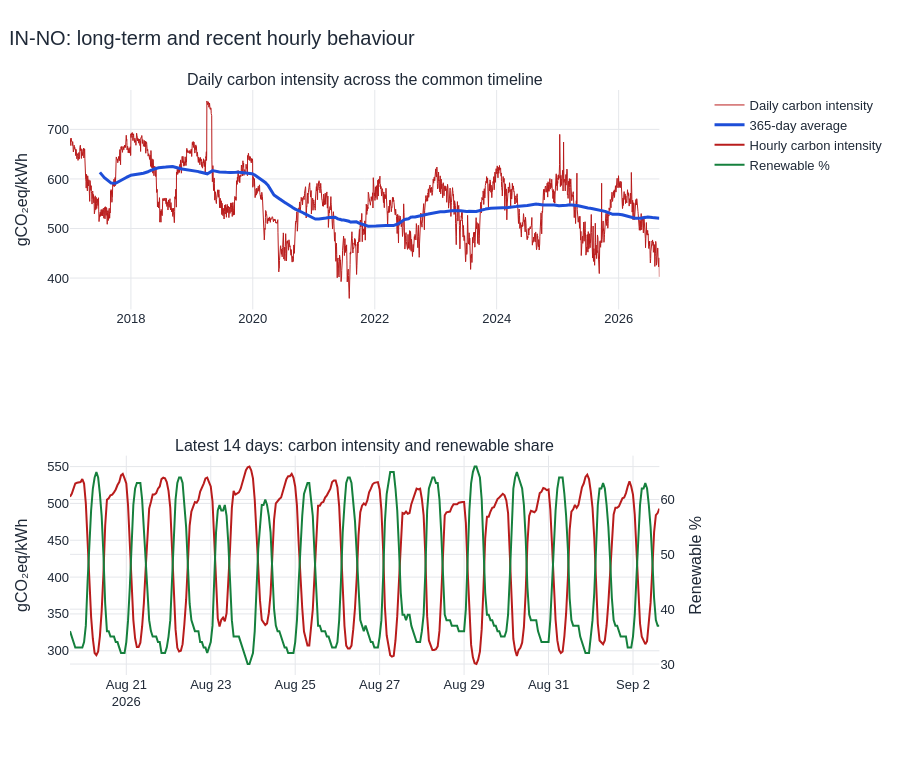

Source (notebook cell):
### Markdown cell above
## 4. Time-series visualization

*See the long-term movement and a recent hourly close-up*

The first panel uses daily averages so nearly ten years remain readable. The second panel keeps hourly detail for the latest two weeks. Drag to zoom, hover for values, or use the range slider.

### Code cell
daily = data.resample("D").mean()
recent = data.iloc[-14 * 24:]
fig = make_subplots(rows=2, cols=1, shared_xaxes=False,
                    subplot_titles=("Daily carbon intensity across the common timeline",
                                    "Latest 14 days: carbon intensity and renewable share"),
                    specs=[[{}], [{"secondary_y": True}]])
fig.add_trace(go.Scatter(x=daily.index, y=daily["carbon"], name="Daily carbon intensity",
                         line=dict(color=COLORS["carbon"], width=1)), row=1, col=1)
fig.add_trace(go.Scatter(x=daily.index, y=daily["carbon"].rolling(365, min_periods=180).mean(),
                         name="365-day average", line=dict(color=COLORS["trend"], width=3)), row=1, col=1)
fig.add_trace(go.Scatter(x=recent.index, y=recent["carbon"], name="Hourly carbon intensity",
                         line=dict(color=COLORS["carbon"])), row=2, col=1, secondary_y=False)
fig.add_trace(go.Scatter(x=recent.index, y=recent["renewable_pct"], name="Renewable %",
                         line=dict(color=COLORS["renewable"])), row=2, col=1, secondary_y=True)
fig.update_yaxes(title_text="gCO₂eq/kWh", row=1, col=1)
fig.update_yaxes(title_text="gCO₂eq/kWh", row=2, col=1, secondary_y=False)
fig.update_yaxes(title_text="Renewable %", row=2, col=1, secondary_y=True)
fig.update_layout(height=760, title=f"{REGION}: long-term and recent hourly behaviour", hovermode="x unified")
show_chart(fig)

start_level = daily["carbon"].iloc[:365].mean()
end_level = daily["carbon"].iloc[-365:].mean()
display(Markdown(
    f"The first-year daily average is about **{start_level:.1f}**, while the latest-year average is "
    f"about **{end_level:.1f} gCO₂eq/kWh**. The close-up shows a repeated daily shape and an opposite movement between "
    "renewable share and carbon intensity."
))

### Figure 1 — Plotly figure (JSON) as saved in the notebook; plotly's stock layout.template omitted (floating-point values rounded to 4 significant figures; data arrays with more than 128 entries replaced by an {"elided": "..."} marker saying what was removed)
{"data": [{"line": {"color": "#b91c1c", "width": 1}, "name": "Daily carbon intensity", "type": "scatter", "x": {"elided": "3532 str values"}, "xaxis": "x", "y": {"elided": "3532 float values"}, "yaxis": "y"}, {"line": {"color": "#1d4ed8", "width": 3}, "name": "365-day average", "type": "scatter", "x": {"elided": "3532 str values"}, "xaxis": "x", "y": {"elided": "3532 float values"}, "yaxis": "y"}, {"line": {"color": "#b91c1c"}, "name": "Hourly carbon intensity", "type": "scatter", "x": {"elided": "336 str values"}, "xaxis": "x2", "y": {"elided": "336 float values"}, "yaxis": "y2"}, {"line": {"color": "#15803d"}, "name": "Renewable %", "type": "scatter", "x": {"elided": "336 str values"}, "xaxis": "x2", "y": {"elided": "336 float values"}, "yaxis": "y3"}], "layout": {"annotations": [{"font": {"size": 16}, "showarrow": false, "text": "Daily carbon intensity across the common timeline", "x": 0.47, "xanchor": "center", "xref": "paper", "y": 1.0, "yanchor": "bottom", "yref": "paper"}, {"font": {"size": 16}, "showarrow": false, "text": "Latest 14 days: carbon intensity and renewable share", "x": 0.47, "xanchor": "center", "xref": "paper", "y": 0.375, "yanchor": "bottom", "yref": "paper"}], "autosize": true, "font": {"color": "#1f2937", "family": "Arial, sans-serif", "size": 13}, "height": 760, "hoverlabel": {"font": {"size": 13}}, "hovermode": "x unified", "margin": {"b": 85, "l": 70, "r": 45, "t": 90}, "title": {"font": {"size": 20}, "text": "IN-NO: long-term and recent hourly behaviour", "x": 0.01, "xanchor": "left"}, "xaxis": {"anchor": "y", "automargin": true, "domain": [0.0, 0.94], "gridcolor": "#e5e7eb", "showgrid": true}, "xaxis2": {"anchor": "y2", "automargin": true, "domain": [0.0, 0.94], "gridcolor": "#e5e7eb", "showgrid": true}, "yaxis": {"anchor": "x", "automargin": true, "domain": [0.625, 1.0], "gridcolor": "#e5e7eb", "showgrid": true, "title": {"text": "gCO₂eq/kWh"}, "zeroline": false}, "yaxis2": {"anchor": "x2", "automargin": true, "domain": [0.0, 0.375], "gridcolor": "#e5e7eb", "showgrid": true, "title": {"text": "gCO₂eq/kWh"}, "zeroline": false}, "yaxis3": {"anchor": "x2", "automargin": true, "gridcolor": "#e5e7eb", "overlaying": "y2", "showgrid": true, "side": "right", "title": {"text": "Renewable %"}, "zeroline": false}}}
